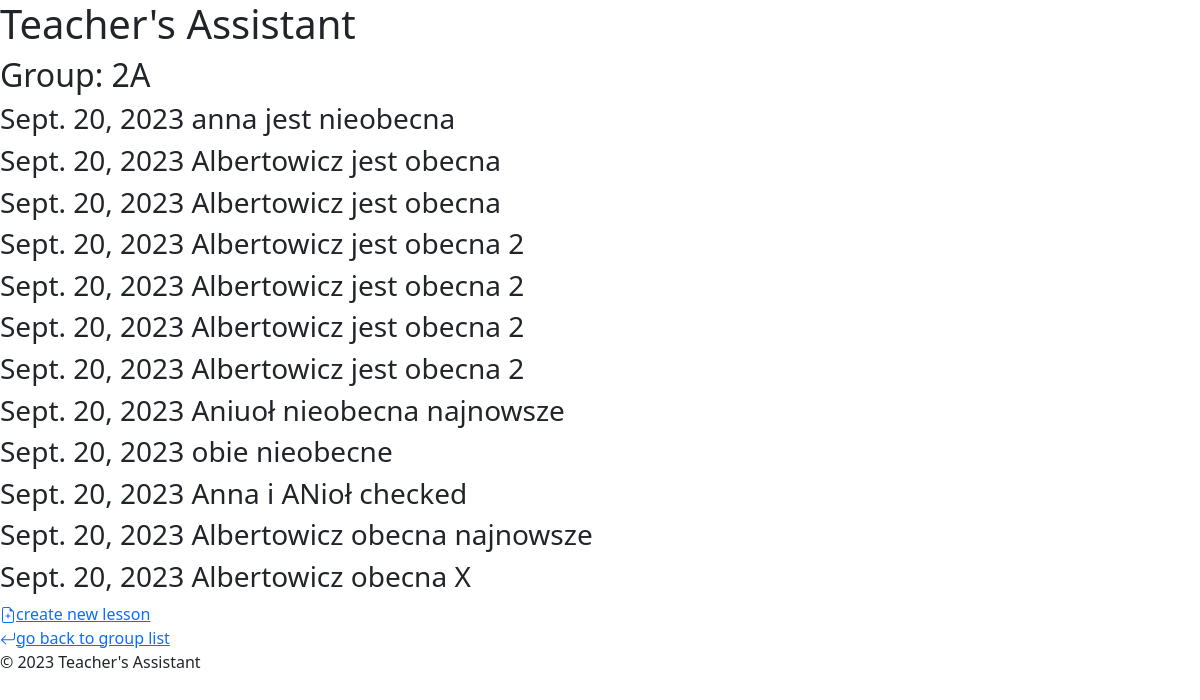
Screenshot of /groups/group/2A/ with the database file from the repository.
### groups/models.py (models this page shows, shortened)
class Group(ms.Model):
    level = ms.CharField(max_length=2, help_text="The level of the group from 0-8, with a letter for different groups of the same lvl  (e.g., '7B').")

class Lesson(ms.Model):
    date = ms.DateField(default= timezone.now)
    subject = ms.CharField(max_length=50, help_text="The subject of the lesson.")
    group = ms.ForeignKey(Group, on_delete=ms.CASCADE, help_text="The group that participated in the lesson.")
    students_present = ms.ManyToManyField(Student, blank=True, related_name='lessons_present')
    students_absent = ms.ManyToManyField(Student, blank=True, related_name='lessons_absent')

### groups/views.py (the view)
# urls.py: path('group/<str:lvl>/', views.group_lessons, name='group_lessons'),
def group_lessons(request, lvl):
    group = get_object_or_404(Group, level=lvl)
    lessons = Lesson.objects.filter(group=group).order_by('-date')
    return render(request, 'groups/group_lessons.html', {'group':group, 'lessons':lessons})

### templates/groups/group_lessons.html
{% extends 'groups/base.html' %}
{% block content %}
<h2>Group: {{group.level}}</h2>
{% for lesson in lessons %}
<h3>{{lesson.date}} {{lesson.subject}}</h3>
{% endfor %}
<a href="{% url 'new_lesson' lvl=group.level %}">
                    {% include './icons/file-earmark-plus.svg' %}create new lesson
                </a>
<br>
<a href="{% url 'group_list' %}">
	{% include './icons/arrow-return-left.svg' %}go back to group list</a>
{% endblock %}

### rows the page displays
Group: level "2A"
Lesson: date "Sept. 20, 2023", subject "anna jest nieobecna"
Lesson: date "Sept. 20, 2023", subject "Albertowicz jest obecna"
Lesson: date "Sept. 20, 2023", subject "Albertowicz jest obecna"
Lesson: date "Sept. 20, 2023", subject "Albertowicz jest obecna 2"
Lesson: date "Sept. 20, 2023", subject "Albertowicz jest obecna 2"
Lesson: date "Sept. 20, 2023", subject "Albertowicz jest obecna 2"
Lesson: date "Sept. 20, 2023", subject "Albertowicz jest obecna 2"
Lesson: date "Sept. 20, 2023", subject "Aniuoł nieobecna najnowsze"
Lesson: date "Sept. 20, 2023", subject "obie nieobecne"
Lesson: date "Sept. 20, 2023", subject "Anna i ANioł checked"
Lesson: date "Sept. 20, 2023", subject "Albertowicz obecna najnowsze"
Lesson: date "Sept. 20, 2023", subject "Albertowicz obecna X"
